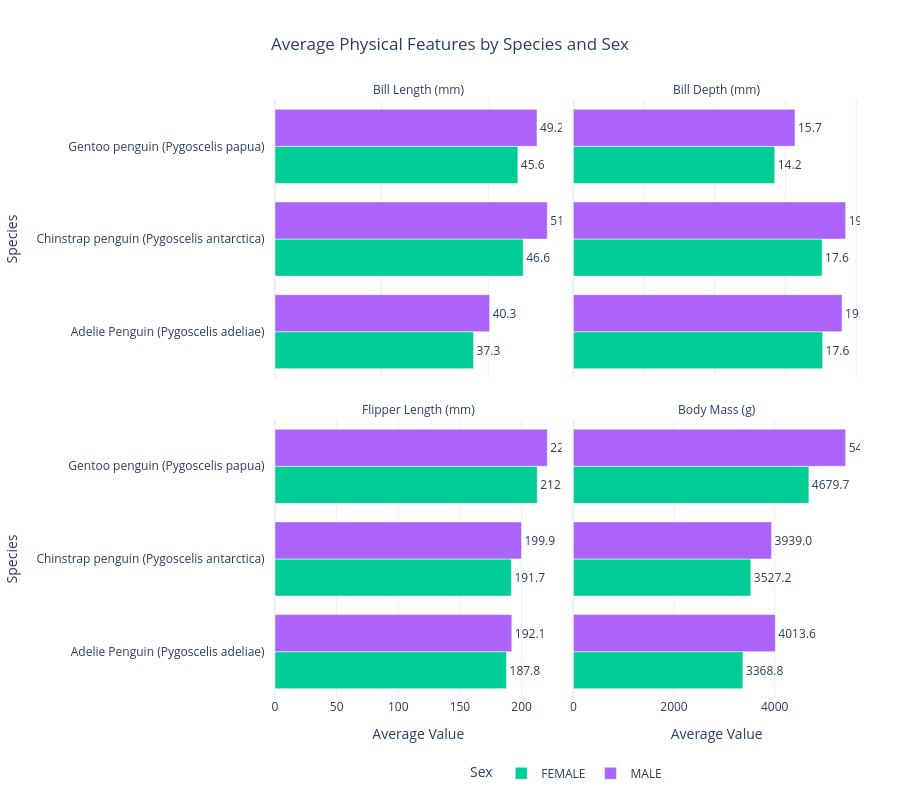

Here is the notebook cell this chart was saved with:
### Code cell
# 6. Multi-Feature Horizontal Bar Chart by Species and Sex
# Grouping data to get means for all 4 physical features
features = ["bill_length_mm", "bill_depth_mm", "flipper_length_mm", "body_mass_g"]
df_multi = df.groupby(['species', 'sex'])[features].mean().reset_index()

# Melt the dataframe to convert features into a single column for faceting
df_melted = df_multi.melt(
    id_vars=["species", "sex"], 
    value_vars=features,
    var_name="feature", 
    value_name="average_value"
)

# Create the horizontal bar chart
fig6_custom = px.bar(
    df_melted,
    x="average_value",
    y="species",
    color="sex",
    orientation='h',
    barmode="group",
    facet_col="feature", 
    facet_col_wrap=2,   
    color_discrete_map={
        "Male": "#7f7f7f", 
        "Female": "#bcbd22"
    },
    title="Average Physical Features by Species and Sex",
    labels={
        "average_value": "Average Value",
        "species": "Species",
        "sex": "Sex",
        "feature": "Metric"
    }
)

# Formatting axes and layout
fig6_custom.update_yaxes(tickangle=0, ticksuffix="   ")
# Create a mapping dictionary for better display names with units
unit_mapping = {
    "bill_length_mm": "Bill Length (mm)",
    "bill_depth_mm": "Bill Depth (mm)",
    "flipper_length_mm": "Flipper Length (mm)",
    "body_mass_g": "Body Mass (g)"
}

# Update the annotations using the mapping
fig6_custom.for_each_annotation(lambda a: a.update(
    text=unit_mapping.get(a.text.split("=")[-1], a.text)
))
fig6_custom.update_xaxes(matches=None)

fig6_custom.update_layout(
    title_x=0.5,
    height=800,
    margin=dict(t=100, l=120, r=40, b=80),
    legend=dict(orientation="h", yanchor="bottom", y=-0.15, xanchor="center", x=0.5)
)

fig6_custom.update_traces(
    texttemplate='%{x:.1f}', 
    textposition='outside'
)

fig6_custom.show()

### Figure 1 — Plotly figure (JSON) as saved in the notebook; plotly's stock layout.template omitted (floating-point values rounded to 4 significant figures)
{"data": [{"alignmentgroup": "True", "hovertemplate": "Sex=FEMALE<br>Metric=bill_length_mm<br>Average Value=%{x}<br>Species=%{y}<extra></extra>", "legendgroup": "FEMALE", "marker": {"color": "#00cc96", "pattern": {"shape": ""}}, "name": "FEMALE", "offsetgroup": "FEMALE", "orientation": "h", "showlegend": true, "textposition": "outside", "texttemplate": "%{x:.1f}", "type": "bar", "x": [37.26, 46.57, 45.56], "xaxis": "x3", "y": ["Adelie Penguin (Pygoscelis adeliae)", "Chinstrap penguin (Pygoscelis antarctica)", "Gentoo penguin (Pygoscelis papua)"], "yaxis": "y3"}, {"alignmentgroup": "True", "hovertemplate": "Sex=FEMALE<br>Metric=bill_depth_mm<br>Average Value=%{x}<br>Species=%{y}<extra></extra>", "legendgroup": "FEMALE", "marker": {"color": "#00cc96", "pattern": {"shape": ""}}, "name": "FEMALE", "offsetgroup": "FEMALE", "orientation": "h", "showlegend": false, "textposition": "outside", "texttemplate": "%{x:.1f}", "type": "bar", "x": [17.62, 17.59, 14.24], "xaxis": "x4", "y": ["Adelie Penguin (Pygoscelis adeliae)", "Chinstrap penguin (Pygoscelis antarctica)", "Gentoo penguin (Pygoscelis papua)"], "yaxis": "y4"}, {"alignmentgroup": "True", "hovertemplate": "Sex=FEMALE<br>Metric=flipper_length_mm<br>Average Value=%{x}<br>Species=%{y}<extra></extra>", "legendgroup": "FEMALE", "marker": {"color": "#00cc96", "pattern": {"shape": ""}}, "name": "FEMALE", "offsetgroup": "FEMALE", "orientation": "h", "showlegend": false, "textposition": "outside", "texttemplate": "%{x:.1f}", "type": "bar", "x": [187.8, 191.7, 212.7], "xaxis": "x", "y": ["Adelie Penguin (Pygoscelis adeliae)", "Chinstrap penguin (Pygoscelis antarctica)", "Gentoo penguin (Pygoscelis papua)"], "yaxis": "y"}, {"alignmentgroup": "True", "hovertemplate": "Sex=FEMALE<br>Metric=body_mass_g<br>Average Value=%{x}<br>Species=%{y}<extra></extra>", "legendgroup": "FEMALE", "marker": {"color": "#00cc96", "pattern": {"shape": ""}}, "name": "FEMALE", "offsetgroup": "FEMALE", "orientation": "h", "showlegend": false, "textposition": "outside", "texttemplate": "%{x:.1f}", "type": "bar", "x": [3369.0, 3527.0, 4680.0], "xaxis": "x2", "y": ["Adelie Penguin (Pygoscelis adeliae)", "Chinstrap penguin (Pygoscelis antarctica)", "Gentoo penguin (Pygoscelis papua)"], "yaxis": "y2"}, {"alignmentgroup": "True", "hovertemplate": "Sex=MALE<br>Metric=bill_length_mm<br>Average Value=%{x}<br>Species=%{y}<extra></extra>", "legendgroup": "MALE", "marker": {"color": "#ab63fa", "pattern": {"shape": ""}}, "name": "MALE", "offsetgroup": "MALE", "orientation": "h", "showlegend": true, "textposition": "outside", "texttemplate": "%{x:.1f}", "type": "bar", "x": [40.27, 51.09, 49.16], "xaxis": "x3", "y": ["Adelie Penguin (Pygoscelis adeliae)", "Chinstrap penguin (Pygoscelis antarctica)", "Gentoo penguin (Pygoscelis papua)"], "yaxis": "y3"}, {"alignmentgroup": "True", "hovertemplate": "Sex=MALE<br>Metric=bill_depth_mm<br>Average Value=%{x}<br>Species=%{y}<extra></extra>", "legendgroup": "MALE", "marker": {"color": "#ab63fa", "pattern": {"shape": ""}}, "name": "MALE", "offsetgroup": "MALE", "orientation": "h", "showlegend": false, "textposition": "outside", "texttemplate": "%{x:.1f}", "type": "bar", "x": [19.0, 19.25, 15.67], "xaxis": "x4", "y": ["Adelie Penguin (Pygoscelis adeliae)", "Chinstrap penguin (Pygoscelis antarctica)", "Gentoo penguin (Pygoscelis papua)"], "yaxis": "y4"}, {"alignmentgroup": "True", "hovertemplate": "Sex=MALE<br>Metric=flipper_length_mm<br>Average Value=%{x}<br>Species=%{y}<extra></extra>", "legendgroup": "MALE", "marker": {"color": "#ab63fa", "pattern": {"shape": ""}}, "name": "MALE", "offsetgroup": "MALE", "orientation": "h", "showlegend": false, "textposition": "outside", "texttemplate": "%{x:.1f}", "type": "bar", "x": [192.1, 199.9, 220.9], "xaxis": "x", "y": ["Adelie Penguin (Pygoscelis adeliae)", "Chinstrap penguin (Pygoscelis antarctica)", "Gentoo penguin (Pygoscelis papua)"], "yaxis": "y"}, {"alignmentgroup": "True", "hovertemplate": "Sex=MALE<br>Metric=body_mass_g<br>Average Value=%{x}<br>Species=%{y}<extra></extra>", "legendgroup": "MALE", "marker": {"color": "#ab63fa", "pattern": {"shape": ""}}, "name": "MALE", "offsetgroup": "MALE", "orientation": "h", "showlegend": false, "textposition": "outside", "texttemplate": "%{x:.1f}", "type": "bar", "x": [4014.0, 3939.0, 5411.0], "xaxis": "x2", "y": ["Adelie Penguin (Pygoscelis adeliae)", "Chinstrap penguin (Pygoscelis antarctica)", "Gentoo penguin (Pygoscelis papua)"], "yaxis": "y2"}], "layout": {"annotations": [{"font": {}, "showarrow": false, "text": "Flipper Length (mm)", "x": 0.245, "xanchor": "center", "xref": "paper", "y": 0.465, "yanchor": "bottom", "yref": "paper"}, {"font": {}, "showarrow": false, "text": "Body Mass (g)", "x": 0.755, "xanchor": "center", "xref": "paper", "y": 0.465, "yanchor": "bottom", "yref": "paper"}, {"font": {}, "showarrow": false, "text": "Bill Length (mm)", "x": 0.245, "xanchor": "center", "xref": "paper", "y": 1.0, "yanchor": "bottom", "yref": "paper"}, {"font": {}, "showarrow": false, "text": "Bill Depth (mm)", "x": 0.755, "xanchor": "center", "xref": "paper", "y": 1.0, "yanchor": "bottom", "yref": "paper"}], "barmode": "group", "height": 800, "legend": {"orientation": "h", "title": {"text": "Sex"}, "tracegroupgap": 0, "x": 0.5, "xanchor": "center", "y": -0.15, "yanchor": "bottom"}, "margin": {"b": 80, "l": 120, "r": 40, "t": 100}, "title": {"text": "Average Physical Features by Species and Sex", "x": 0.5}, "xaxis": {"anchor": "y", "domain": [0, 0.49], "title": {"text": "Average Value"}}, "xaxis2": {"anchor": "y2", "domain": [0.51, 1], "title": {"text": "Average Value"}}, "xaxis3": {"anchor": "y3", "domain": [0, 0.49], "showticklabels": false}, "xaxis4": {"anchor": "y4", "domain": [0.51, 1], "showticklabels": false}, "yaxis": {"anchor": "x", "domain": [0, 0.465], "tickangle": 0, "ticksuffix": "   ", "title": {"text": "Species"}}, "yaxis2": {"anchor": "x2", "domain": [0, 0.465], "matches": "y", "showticklabels": false, "tickangle": 0, "ticksuffix": "   "}, "yaxis3": {"anchor": "x3", "domain": [0.535, 1.0], "matches": "y", "tickangle": 0, "ticksuffix": "   ", "title": {"text": "Species"}}, "yaxis4": {"anchor": "x4", "domain": [0.535, 1.0], "matches": "y", "showticklabels": false, "tickangle": 0, "ticksuffix": "   "}}}
